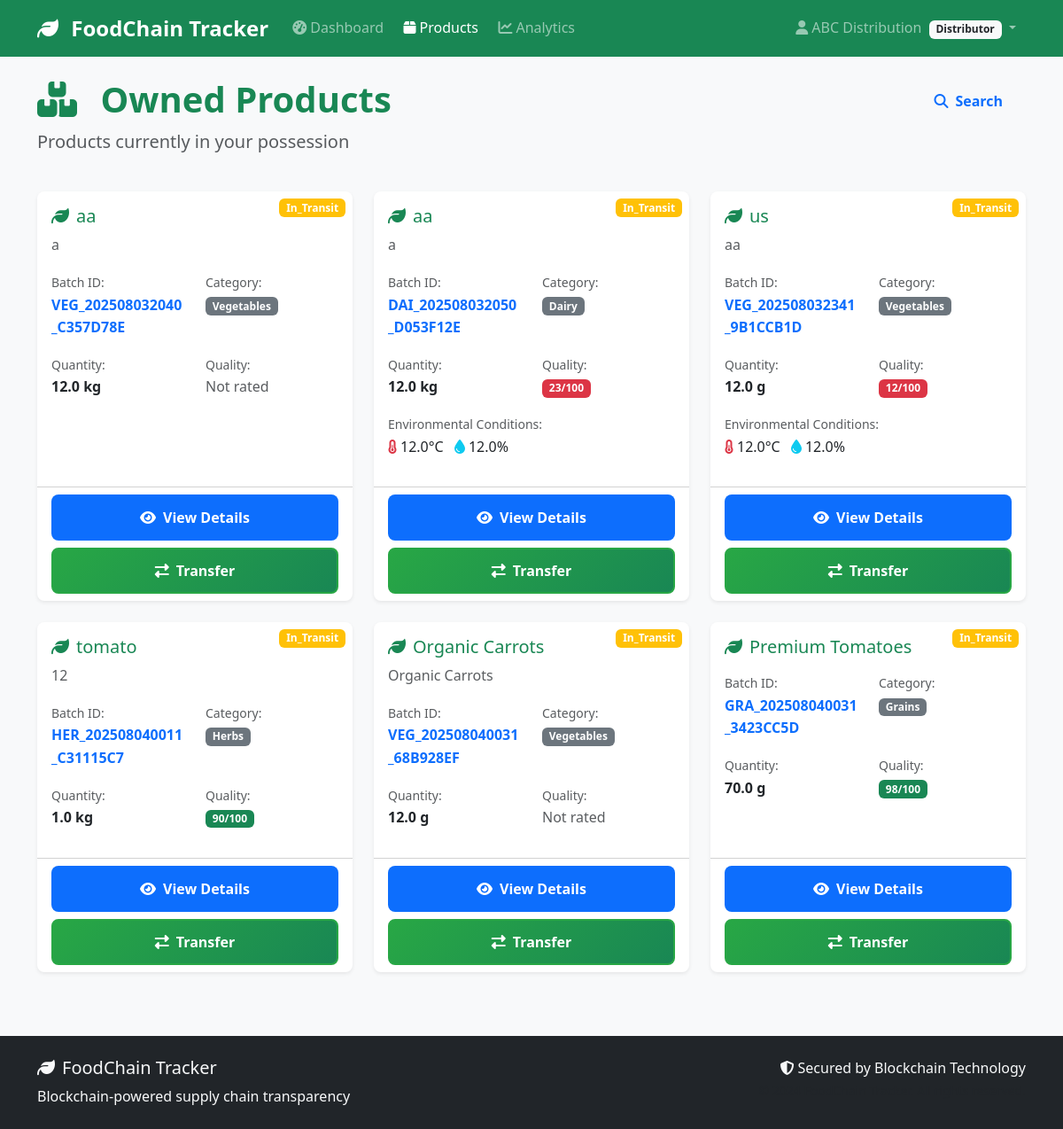
/products/ (signed in), run on an earlier commit of the app's database.
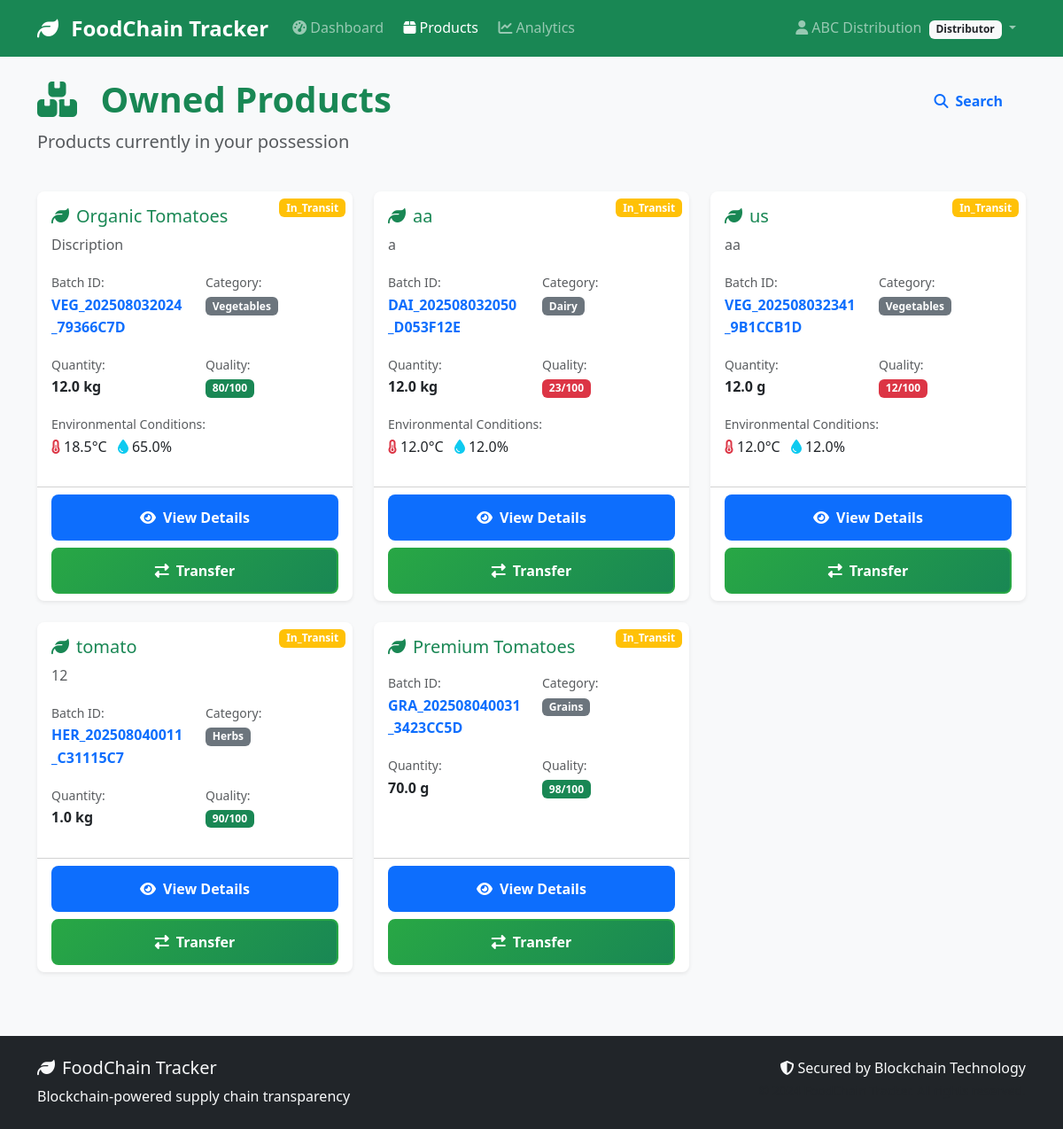
And on a later commit of the database.
### models/product.py (models this page shows, shortened)
class Product(db.Model):
    __tablename__ = 'products'
    id = db.Column(db.Integer, primary_key=True)
    batch_id = db.Column(db.String(50), unique=True, nullable=False)
    name = db.Column(db.String(100), nullable=False)
    category = db.Column(db.String(50), nullable=False)  # 'vegetables', 'fruits', 'grains', etc.
    description = db.Column(db.Text)
    quantity = db.Column(db.Float, nullable=False)  # Amount of product
    unit = db.Column(db.String(20), nullable=False)  # 'kg', 'tons', 'boxes', etc.
    quality_grade = db.Column(db.String(10))  # 'A', 'B', 'C', or custom grading
    quality_score = db.Column(db.Integer)  # 0-100 quality score
    origin_location = db.Column(db.String(200))  # Where product was produced
    harvest_date = db.Column(db.Date)
    expiry_date = db.Column(db.Date)
    current_location = db.Column(db.String(200))
    status = db.Column(db.String(50), default='created')  # 'created', 'in_transit', 'delivered', 'expired'
    temperature = db.Column(db.Float)  # Celsius
    humidity = db.Column(db.Float)     # Percentage
    pressure = db.Column(db.Float)     # For certain products
    created_by = db.Column(db.Integer, db.ForeignKey('users.id'), nullable=False)
    current_owner_id = db.Column(db.Integer, db.ForeignKey('users.id'), nullable=False)
    created_at = db.Column(db.DateTime, default=datetime.utcnow)
    updated_at = db.Column(db.DateTime, default=datetime.utcnow, onupdate=datetime.utcnow)
    current_owner = db.relationship('User', foreign_keys=[current_owner_id], backref='owned_products')
    transactions = db.relationship('Transaction', backref='product', lazy='dynamic', cascade='all, delete-orphan')
    def is_expired(self):
        if not self.expiry_date:
            return False
        return datetime.now().date() > self.expiry_date
    def days_until_expiry(self):
        if not self.expiry_date:
            return None
        delta = self.expiry_date - datetime.now().date()
        return delta.days

### routes/products.py (the view)
@products_bp.route('/')
@login_required
def list_products():
    page = request.args.get('page', 1, type=int)
    per_page = 20
    if current_user.role == 'farmer':
        products = Product.query.filter_by(created_by=current_user.id).paginate(
            page=page, per_page=per_page, error_out=False
        )
    elif current_user.role in ['distributor', 'retailer']:
        products = Product.query.filter_by(current_owner_id=current_user.id).paginate(
            page=page, per_page=per_page, error_out=False
        )
    else:
        products = Product.query.paginate(
            page=page, per_page=per_page, error_out=False
        )
    return render_template('products/list.html', products=products)

### models/user.py (called while the page is built)
    def get_role_display(self):
        role_names = {
            'farmer': 'Farmer/Producer',
            'distributor': 'Distributor',
            'retailer': 'Retailer',
            'inspector': 'Inspector'
        }
        return role_names.get(self.role, self.role.title())

    def can_create_products(self):
        return self.role == 'farmer'

    def can_transfer_products(self):
        return self.role in ['farmer', 'distributor']

### templates/products/list.html (shortened to what the changed rows need)
{% extends "base.html" %}
{% block content %}
<div class="row mb-4">
    <div class="col-md-8">
        <h1 class="display-6 fw-bold text-success">
            <i class="fas fa-boxes me-3"></i>
            {% if current_user.role == 'farmer' %}
                My Products
            {% elif current_user.role in ['distributor', 'retailer'] %}
                Owned Products
            {% else %}
                All Products
            {% endif %}
        </h1>
    </div>
</div>
{% if products.items %}
    <div class="row">
        {% for product in products.items %}
            <div class="col-lg-4 col-md-6 mb-4">
                <div class="card h-100 shadow-sm">
                    <div class="position-relative">
                        <span class="position-absolute top-0 end-0 m-2 badge bg-{{ 'success' if product.status == 'created' else 'warning' if product.status == 'in_transit' else 'info' if product.status == 'delivered' else 'danger' }}">
                            {{ product.status.title() }}
                        </span>
                    </div>
                    <div class="card-body">
                        <h5 class="card-title text-success">
                            <i class="fas fa-leaf me-2"></i>{{ product.name }}
                        </h5>
                        <p class="card-text text-muted">{{ product.description[:100] }}{% if product.description|length > 100 %}...{% endif %}</p>
                        <div class="row mb-3">
                            <div class="col-6">
                                <small class="text-muted">Batch ID:</small><br>
                                <strong class="text-primary">{{ product.batch_id }}</strong>
                            </div>
                            <div class="col-6">
                                <small class="text-muted">Category:</small><br>
                                <span class="badge bg-secondary">{{ product.category.title() }}</span>
                            </div>
                        </div>
                        <div class="row mb-3">
                            <div class="col-6">
                                <small class="text-muted">Quantity:</small><br>
                                <strong>{{ product.quantity }} {{ product.unit }}</strong>
                            </div>
                            <div class="col-6">
                                <small class="text-muted">Quality:</small><br>
                                {% if product.quality_score %}
                                    <span class="badge bg-{{ 'success' if product.quality_score >= 80 else 'warning' if product.quality_score >= 60 else 'danger' }}">
                                        {{ product.quality_score }}/100
                                    </span>
                                {% else %}
                                    <span class="text-muted">Not rated</span>
                                {% endif %}
                            </div>
                        </div>
                        {% if product.temperature %}
                            <div class="mb-3">
                                <small class="text-muted">Environmental Conditions:</small><br>
                                <i class="fas fa-thermometer-half text-danger me-1"></i>{{ product.temperature }}°C
                                {% if product.humidity %}
                                    <i class="fas fa-tint text-info ms-2 me-1"></i>{{ product.humidity }}%
                                {% endif %}
                            </div>
                        {% endif %}
                    </div>
                    <div class="card-footer bg-transparent">
                        <div class="d-grid gap-2">
                            <a href="{{ url_for('products.view_product', id=product.id) }}" class="btn btn-primary">
                                <i class="fas fa-eye me-2"></i>View Details
                            </a>
                            {% if current_user.id == product.current_owner_id and current_user.can_transfer_products() %}
                                <a href="{{ url_for('products.transfer_product', id=product.id) }}" class="btn btn-success">
                                    <i class="fas fa-exchange-alt me-2"></i>Transfer
                                </a>
                            {% endif %}
                        </div>
                    </div>
                </div>
            </div>
        {% endfor %}
    </div>
{% endif %}
{% endblock %}

What changed in the data, as far as the page shows it:
no longer on this page (row edited): Product: status "In_Transit", name "aa", description "a", batch_id "VEG_202508032040_C357D78E", category "Vegetables", quantity "12.0", unit "kg", quality_score "Not rated"
no longer on this page (row edited): Product: status "In_Transit", name "Organic Carrots", description "Organic Carrots", batch_id "VEG_202508040031_68B928EF", category "Vegetables", quantity "12.0", unit "g", shows "Not rated"
now on this page (row edited): Product: status "In_Transit", name "Organic Tomatoes", description "Discription", batch_id "VEG_202508032024_79366C7D", category "Vegetables", quantity "12.0", unit "kg", quality_score "80", temperature "18.5", humidity "65.0"
